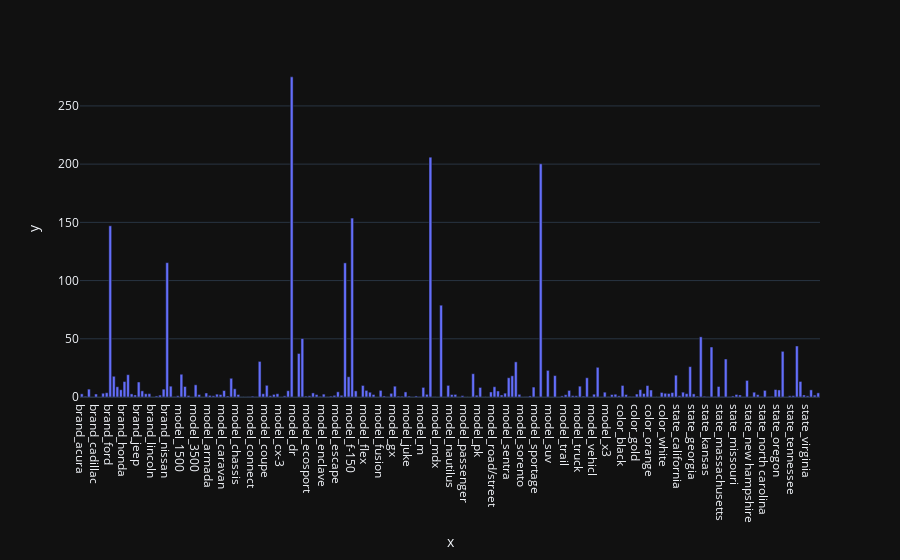

The cell this chart's notebook holds for it:
### Code cell
fig = px.bar(x =pd.get_dummies(X[cat_cols]).columns, y = fs.scores_, template = 'plotly_dark')
fig.show()

### Figure 1 — Plotly figure (JSON) as saved in the notebook; plotly's stock layout.template omitted (floating-point values rounded to 4 significant figures; data arrays with more than 128 entries replaced by an {"elided": "..."} marker saying what was removed)
{"data": [{"alignmentgroup": "True", "hovertemplate": "x=%{x}<br>y=%{y}<extra></extra>", "legendgroup": "", "marker": {"color": "#636efa"}, "name": "", "offsetgroup": "", "orientation": "v", "showlegend": false, "textposition": "auto", "type": "bar", "x": {"elided": "208 str values"}, "xaxis": "x", "y": {"elided": "208 float values"}, "yaxis": "y"}], "layout": {"autosize": true, "barmode": "relative", "legend": {"tracegroupgap": 0}, "margin": {"t": 60}, "xaxis": {"anchor": "y", "autorange": true, "domain": [0, 1], "range": [-0.5, 207.5], "title": {"text": "x"}, "type": "category"}, "yaxis": {"anchor": "x", "autorange": true, "domain": [0, 1], "range": [0, 289.4], "title": {"text": "y"}, "type": "linear"}}}
